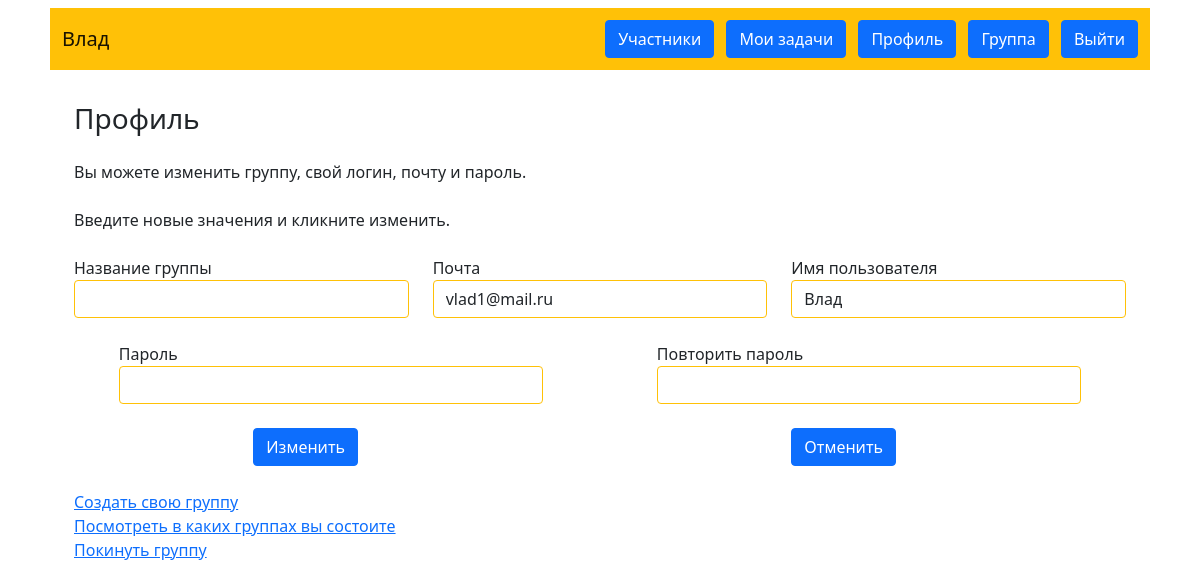
/profile (signed in), run on an earlier commit of the app's database.
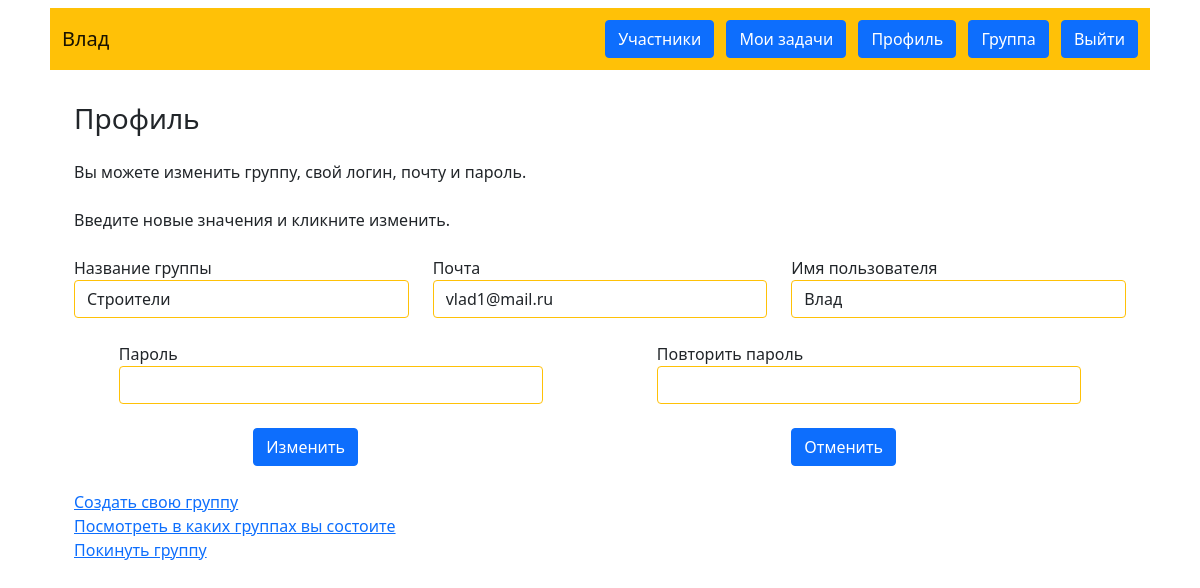
And on a later commit of the database.
### data/users.py (models this page shows, shortened)
class User(SqlAlchemyBase, UserMixin, SerializerMixin):
    __tablename__ = 'Users'
    id = sqlalchemy.Column(sqlalchemy.Integer,
                           primary_key=True, autoincrement=True)
    login = sqlalchemy.Column(sqlalchemy.String, unique=True, nullable=False)
    group = sqlalchemy.Column(sqlalchemy.Integer,
                              sqlalchemy.ForeignKey("Groups.id"))
    email = sqlalchemy.Column(sqlalchemy.String,
                              index=True, unique=True, nullable=False)
    password = sqlalchemy.Column(sqlalchemy.String, nullable=True)

### main.py (the view)
@app.route("/profile", methods=['GET', 'POST'])
@login_required
def profile():
    form = ProfileForm()
    db_sess = db_session.create_session()
    user_profile = db_sess.query(User).get(current_user.id)
    user_group = db_sess.query(Group).get(current_user.group)
    member_groups = db_sess.query(GroupMember).filter(GroupMember.member == current_user.id).all()
    groups = []
    for i in member_groups:
        group_name = db_sess.query(Group).get(i.members_group).group_name
        groups.append((i.members_group, group_name))
    if form.validate_on_submit():
        if form.cancel.data:
            return redirect('/')
        if form.password.data != form.password_again.data:
            return render_template('profile.html', title='Изменение данных',
                                   form=form,
                                   message="Пароли не совпадают")
        user_profile.login = form.login.data
        user_profile.email = form.email.data
        user_profile.group = form.group.data
        if form.password.data:
            user_profile.set_password(form.password.data)
        db_sess.commit()
        return redirect('/profile')
    else:
        form.login.data = user_profile.login
        form.email.data = user_profile.email
        form.group.choices = groups
        form.group.data = user_group.id
    return render_template('profile.html', title='Изменение данных',
                           form=form)

### form/user.py
class ProfileForm(FlaskForm):
    group = SelectField('Название группы', choices=[], coerce=int, validate_choice=False)
    login = StringField('Имя пользователя', validators=[DataRequired()])
    email = EmailField('Почта', validators=[DataRequired()])
    password = PasswordField('Пароль')
    password_again = PasswordField('Повторить пароль')
    submit = SubmitField('Изменить')
    cancel = SubmitField('Отменить')

### data/db_session.py (called while the page is built)
def create_session() -> Session:
    global __factory
    return __factory()

### main.py (called while the page is built)
@login_manager.user_loader
def load_user(user_id):
    db_sess = db_session.create_session()
    return db_sess.query(User).get(user_id)

### templates/profile.html (shortened to what this page needs)
{% extends "base.html" %}
{% block content %}
<h3>Профиль</h3>
<p class="my-3 my-md-4">Вы можете изменить группу, свой логин, почту и пароль.</p>
<p class="my-3 my-md-4">Введите новые значения и кликните изменить.</p>
<form action="" method="post">
    <div class="m4 row justify-content-around">
        <div class="col-12 col-md-4">
            {{ form.group.label }}<br>
            {{ form.group(class="form-control border border-warning") }}<br>
        </div>
        <div class="col-12 col-md-4">
            {{ form.email.label }}<br>
            {{ form.email(class="form-control border border-warning", type="email") }}<br>
        </div>
        <div class="col-12 col-md-4">
            {{ form.login.label }}<br>
            {{ form.login(class="form-control border border-warning") }}<br>
        </div>
    </div>
    <div class="m4 row justify-content-around">
        <div class="col-12 col-md-5">
            {{ form.password.label }}<br>
            {{ form.password(class="form-control border border-warning", type="password") }}<br>
        </div>
        <div class="col-12 col-md-5">
            {{ form.password_again.label }}<br>
            {{ form.password_again(class="form-control border border-warning", type="password") }}<br>
    </div>
    </div>
    <div class="m4 row justify-content-around">
        <div class="col-2">{{ form.submit(type="submit", class="btn btn-primary") }}</div>
        <div class="col-2">{{ form.cancel(type="submit", class="btn btn-primary") }}</div>
    </div>
</form>
<div><a href="create_group">Создать свою группу</a></div>
<div><a href="my_groups">Посмотреть в каких группах вы состоите</a></div>
<div><a href="leave_group">Покинуть группу</a></div>
{% endblock %}

### templates/base.html (shortened to what this page needs)
<!doctype html>
<html lang="ru" xmlns="http://www.w3.org/1999/html">
<head>
    <link href="https://cdn.jsdelivr.net/npm/bootstrap@5.1.3/dist/css/bootstrap.min.css" rel="stylesheet"
>
</head>
<body>
<header class="container">
    <nav class="m-2 p-2 navbar navbar-light bg-warning">
        <div><a class="m-1 navbar-brand" href="/index">{{ current_user.login }}</a></div>
        {% if current_user.is_authenticated %}
        <div>
            <a class="m-1 btn btn-primary " href="/members/{{ current_user.group }}">Участники</a>
            <a class="m-1 btn btn-primary " href="/my_tasks">Мои задачи</a>
            <a class="m-1 btn btn-primary " href="/profile">Профиль</a>
            <a class="m-1 btn btn-primary" href="/my_groups">Группа</a>
            <a class="m-1 btn btn-primary" href="/logout">Выйти</a></div>
        {% else %}
        <div>
            <a class="m-1 btn btn-primary " href="/register">Зарегистрироваться</a>
            <a class="m-1 btn btn-success" href="/login">Войти</a>
        </div>
        {% endif %}
    </nav>
</header>
<main role="main" class="container">
    <div class="p-3 m-3">
        {% block content %}{% endblock %}
    </div>
</main>
</body>
</html>

What changed in the data, as far as the page shows it:
changed User "Влад": group (not shown) → "Строители"
